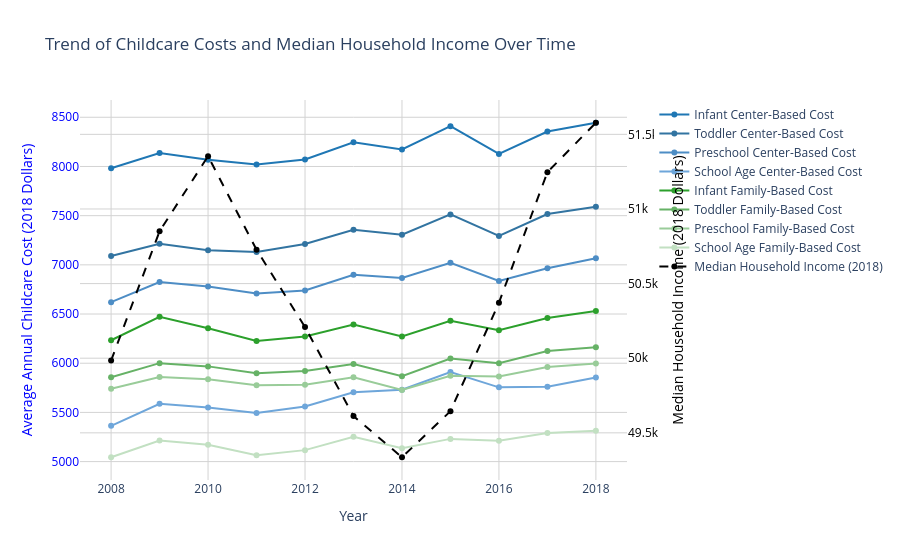

Write notebook code for a chart like this one.
### Markdown cell above
## **A Decade of Rising Prices**

**What we did**<br/>
We plotted childcare prices over time by care type and compared them to median household income.

**Why we did it**<br/>
To show that after the 2009 crash, incomes fell and only gradually recovered, while childcare costs kept climbing—outpacing income growth and widening the affordability gap.

**Key takeaway**<br/>
By 2018, incomes rebounded, but prices remained elevated, implying persistent affordability challenges that likely forced difficult household trade-offs.

### Code cell
# Define color mapping for center-based (blue) and family-based (green) childcare types
color_mapping = {
    "infant_center_cost_2018_dollars": "#1f77b4",  # Blue (Center-Based)
    "toddler_center_cost_2018_dollars": "#3274a1",  # Blue (Center-Based)
    "preschool_center_cost_2018_dollars": "#4d8dc5",  # Blue (Center-Based)
    "school_age_center_cost_2018_dollars": "#6ea6da",  # Blue (Center-Based)
    "infant_family_cost_2018_dollars": "#2ca02c",  # Green (Family-Based)
    "toddler_family_cost_2018_dollars": "#66b266",  # Green (Family-Based)
    "preschool_family_cost_2018_dollars": "#99cc99",  # Green (Family-Based)
    "school_age_family_cost_2018_dollars": "#c2e0c2"  # Green (Family-Based)
}

# Compute the average childcare cost by year
avg_cost_by_year = childcare_df.groupby("studyyear")[[f"{col}_2018_dollars" for col in cost_columns_to_adjust]].mean()

# Compute the average median household income by year
avg_mhi_by_year = childcare_df.groupby("studyyear")["mhi_2018"].mean()

# Rename childcare cost columns to friendly names
avg_cost_by_year = avg_cost_by_year.rename(columns=friendly_names)

# Create the figure
fig = go.Figure()

# Add childcare cost traces with friendly names
for col in avg_cost_by_year.columns:
    fig.add_trace(go.Scatter(
        x=avg_cost_by_year.index,
        y=avg_cost_by_year[col],
        mode='lines+markers',
        name=readable_labels_2018.get(col, col),  # Use friendly name if available
        line=dict(color=color_mapping[col]),
        hovertemplate='%{y:.2f}'
    ))

# Add median household income trace on secondary y-axis
fig.add_trace(go.Scatter(
    x=avg_mhi_by_year.index,
    y=avg_mhi_by_year,
    mode='lines+markers',
    name="Median Household Income (2018)",
    line=dict(dash='dash', color='black'),
    hovertemplate='%{y:.2f}',
    yaxis="y2"
))

# Update layout with dual y-axes
fig.update_layout(
    title="Trend of Childcare Costs and Median Household Income Over Time",
    plot_bgcolor='white',
    xaxis=dict(title="Year", showgrid=True, gridcolor='lightgrey'),
    yaxis=dict(title="Average Annual Childcare Cost (2018 Dollars)", color="blue", showgrid=True, gridcolor='lightgrey'),
    yaxis2=dict(title="Median Household Income (2018 Dollars)", overlaying='y', side='right', color="black", showgrid=True, gridcolor='lightgrey'),
    legend=dict(x=1.05, y=1),
    hovermode="x unified"
)

# Show the plot
fig.show()

### Figure 1 — Plotly figure (JSON) as saved in the notebook; plotly's stock layout.template omitted (floating-point values rounded to 4 significant figures)
{"data": [{"hovertemplate": "%{y:.2f}", "line": {"color": "#1f77b4"}, "mode": "lines+markers", "name": "Infant Center-Based Cost", "type": "scatter", "x": [2008, 2009, 2010, 2011, 2012, 2013, 2014, 2015, 2016, 2017, 2018], "y": [7981.0, 8136.0, 8069.0, 8019.0, 8072.0, 8246.0, 8172.0, 8410.0, 8127.0, 8356.0, 8444.0]}, {"hovertemplate": "%{y:.2f}", "line": {"color": "#3274a1"}, "mode": "lines+markers", "name": "Toddler Center-Based Cost", "type": "scatter", "x": [2008, 2009, 2010, 2011, 2012, 2013, 2014, 2015, 2016, 2017, 2018], "y": [7090.0, 7215.0, 7149.0, 7131.0, 7211.0, 7356.0, 7306.0, 7513.0, 7294.0, 7517.0, 7590.0]}, {"hovertemplate": "%{y:.2f}", "line": {"color": "#4d8dc5"}, "mode": "lines+markers", "name": "Preschool Center-Based Cost", "type": "scatter", "x": [2008, 2009, 2010, 2011, 2012, 2013, 2014, 2015, 2016, 2017, 2018], "y": [6620.0, 6825.0, 6780.0, 6708.0, 6739.0, 6898.0, 6867.0, 7021.0, 6836.0, 6965.0, 7068.0]}, {"hovertemplate": "%{y:.2f}", "line": {"color": "#6ea6da"}, "mode": "lines+markers", "name": "School Age Center-Based Cost", "type": "scatter", "x": [2008, 2009, 2010, 2011, 2012, 2013, 2014, 2015, 2016, 2017, 2018], "y": [5364.0, 5587.0, 5550.0, 5495.0, 5560.0, 5705.0, 5730.0, 5911.0, 5755.0, 5761.0, 5855.0]}, {"hovertemplate": "%{y:.2f}", "line": {"color": "#2ca02c"}, "mode": "lines+markers", "name": "Infant Family-Based Cost", "type": "scatter", "x": [2008, 2009, 2010, 2011, 2012, 2013, 2014, 2015, 2016, 2017, 2018], "y": [6233.0, 6472.0, 6355.0, 6227.0, 6272.0, 6393.0, 6273.0, 6432.0, 6336.0, 6460.0, 6532.0]}, {"hovertemplate": "%{y:.2f}", "line": {"color": "#66b266"}, "mode": "lines+markers", "name": "Toddler Family-Based Cost", "type": "scatter", "x": [2008, 2009, 2010, 2011, 2012, 2013, 2014, 2015, 2016, 2017, 2018], "y": [5857.0, 6001.0, 5968.0, 5898.0, 5920.0, 5993.0, 5869.0, 6049.0, 6000.0, 6124.0, 6163.0]}, {"hovertemplate": "%{y:.2f}", "line": {"color": "#99cc99"}, "mode": "lines+markers", "name": "Preschool Family-Based Cost", "type": "scatter", "x": [2008, 2009, 2010, 2011, 2012, 2013, 2014, 2015, 2016, 2017, 2018], "y": [5741.0, 5860.0, 5837.0, 5776.0, 5781.0, 5857.0, 5728.0, 5872.0, 5866.0, 5961.0, 5998.0]}, {"hovertemplate": "%{y:.2f}", "line": {"color": "#c2e0c2"}, "mode": "lines+markers", "name": "School Age Family-Based Cost", "type": "scatter", "x": [2008, 2009, 2010, 2011, 2012, 2013, 2014, 2015, 2016, 2017, 2018], "y": [5044.0, 5215.0, 5172.0, 5066.0, 5117.0, 5253.0, 5137.0, 5231.0, 5211.0, 5291.0, 5313.0]}, {"hovertemplate": "%{y:.2f}", "line": {"color": "black", "dash": "dash"}, "mode": "lines+markers", "name": "Median Household Income (2018)", "type": "scatter", "x": [2008, 2009, 2010, 2011, 2012, 2013, 2014, 2015, 2016, 2017, 2018], "y": [49980.0, 50850.0, 51350.0, 50730.0, 50210.0, 49610.0, 49340.0, 49650.0, 50370.0, 51250.0, 51580.0], "yaxis": "y2"}], "layout": {"hovermode": "x unified", "legend": {"x": 1.05, "y": 1}, "plot_bgcolor": "white", "title": {"text": "Trend of Childcare Costs and Median Household Income Over Time"}, "xaxis": {"gridcolor": "lightgrey", "showgrid": true, "title": {"text": "Year"}}, "yaxis": {"color": "blue", "gridcolor": "lightgrey", "showgrid": true, "title": {"text": "Average Annual Childcare Cost (2018 Dollars)"}}, "yaxis2": {"color": "black", "gridcolor": "lightgrey", "overlaying": "y", "showgrid": true, "side": "right", "title": {"text": "Median Household Income (2018 Dollars)"}}}}
